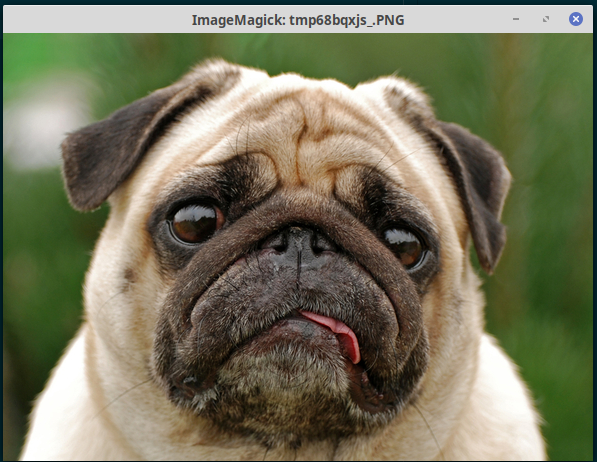
#> input picture dirbame su nuotraukois/suo.png, 597 x 462 px
$ python main.py
#> lines starting #> are read from the running program, lines starting #| are printed output that depends on the picture
from PIL import Image, ImageEnhance

"""Turime logo su peršviečiamu fonu,
dydis 128*128. Atsisiųskite, ir perdarykite taip,
kad nuo viršaus ir apačios nusiimtų po 28 eilutes pikselių.
Išsisaugokite, nes naudosime sekančioms užduotims."""

"""logo = Image.open("logo.png")
print(logo.size, logo.mode)
box = (0, 28, 128, 100)
lol_apkarp = region = logo.crop(box)


lol_apkarp.save("apkarpytas_logo.png")
logo1 = Image.open("apkarpytas_logo.png")
print(logo1.size, logo1.mode)"""

paveikslelis = "suo.png"

def kon(kontrastas):
#> called with kontrastas = 0.1
    suo = Image.open(paveikslelis)
#> suo is the input picture: PIL image 597x462 RGB; mean R, G, B 117.7, 116.6, 91.3
    enh = ImageEnhance.Contrast(suo)
    enh.enhance(kontrastas).show()
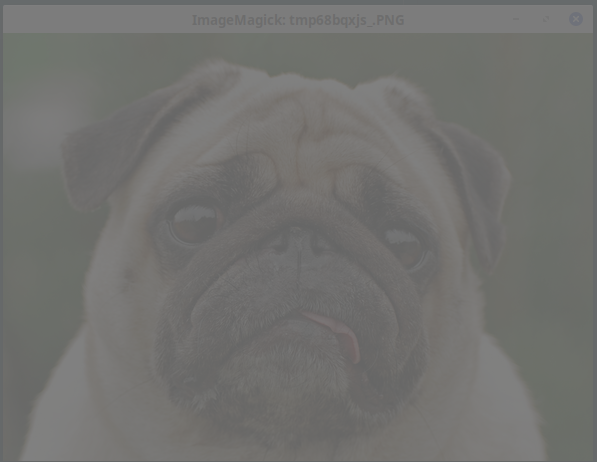
#> shown: PIL image 597x462 RGB; mean R, G, B 113.9, 113.8, 111.3
    if input("Ar issaugoti nuotrauka (yes or no)") == "yes":
#> the answer given: y
        enh.enhance(kontrastas).save("kontrastuotas pudeliukas.png")
    else:
        print("vali nx")

def spalv(spalvingumas):
    suo = Image.open(paveikslelis)
    enh1 = ImageEnhance.Color(suo)
    enh1.enhance(spalvingumas).show()
    if input("Ar issaugoti nuotrauka (yes or no)") == "yes":
        enh1.enhance(spalvingumas).save('spalvingas sunekas.png')
    else:
        print("vali nx")


print(kon(0.1))
